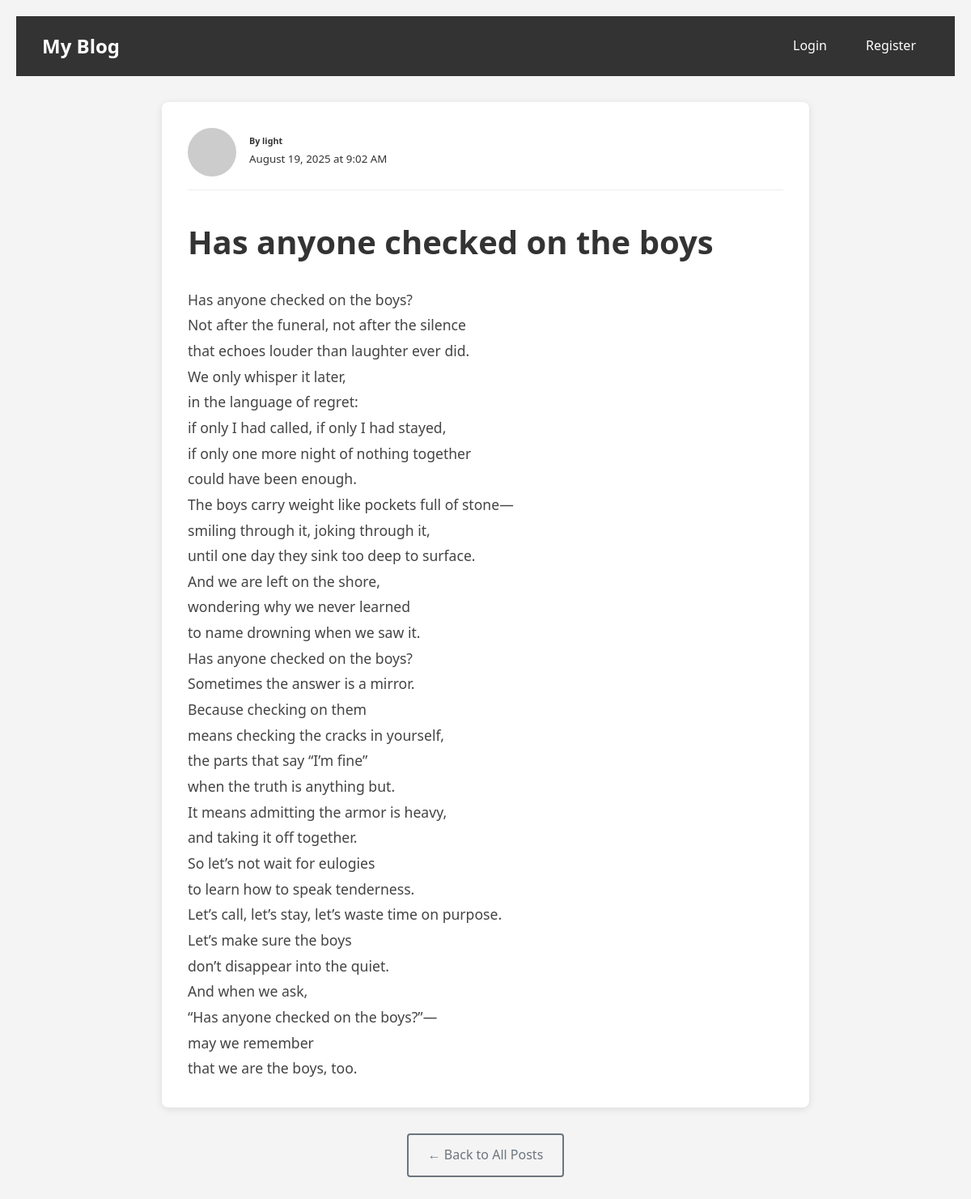
The app's page /post/2/ with its own data.
### blog/models.py (models this page shows, shortened)
class Post(models.Model):
    title = models.CharField(max_length=200)
    content = models.TextField()
    published_date = models.DateTimeField(auto_now_add=True)
    updated_at = models.DateTimeField(auto_now=True)
    author = models.ForeignKey(User, on_delete=models.CASCADE)

### blog/views.py (the view)
# urls.py: path('post/<int:pk>/', PostDetailView.as_view(), name='post-detail'),
class PostDetailView(DetailView):
    model = Post
    template_name = 'blog/post_detail.html'

### blog/templates/blog/post_detail.html (shortened to what this page needs)
{% extends 'blog/base.html' %}
{% block content %}
<div class="post-detail">
    <article class="post-full">
        <div class="post-header">
            <div class="post-meta-full">
                <img class="post-author-img-large" src="https://via.placeholder.com/60" alt="Author">
                <div class="post-info-full">
                    <h6>By {{ object.author.username }}</h6>
                    <small class="text-muted">{{ object.published_date|date:"F d, Y \a\t g:i A" }}</small>
                </div>
            </div>
        </div>
        <div class="post-content-full">
            <h1>{{ object.title }}</h1>
            <div class="post-text">
                {{ object.content|linebreaks }}
            </div>
        </div>
    </article>
    <div class="post-navigation">
        <a href="{% url 'blog-home' %}" class="btn btn-outline-secondary">← Back to All Posts</a>
    </div>
</div>
{% endblock content %}

### blog/templates/blog/base.html (shortened to what this page needs)
<!DOCTYPE html>
<html lang="en">
<head>
    {% load static %}
    <link rel="stylesheet" type="text/css" href="{% static 'blog/css/style.css' %}">
</head>
<body>
    <nav class="navbar">
    <div class="nav-brand">
        <a href="{% url 'blog-home' %}">My Blog</a>
    </div>
    <div class="nav-links">
        {% if user.is_authenticated %}
            <span>Hello, {{ user.username }}!</span>
            <a href="{% url 'post-create' %}">New Post</a>
            <a href="{% url 'profile' %}">Profile</a>
            <form method="post" action="{% url 'logout' %}" style="display: inline;">
                {% csrf_token %}
                <button type="submit" class="logout-btn">Logout</button>
            </form>
        {% else %}
            <a href="{% url 'login' %}">Login</a>
            <a href="{% url 'register' %}">Register</a>
        {% endif %}
    </div>
</nav>
    <main class="main-content">
        {% block content %}
        {% endblock content %}
    </main>
</body>
</html>

### blog/static/blog/css/style.css (style rules this page uses)
body { font-family: Arial, sans-serif; margin: 0; padding: 20px; }
* { margin: 0; padding: 0; box-sizing: border-box; }
body { font-family: 'Segoe UI', Tahoma, Geneva, Verdana, sans-serif; line-height: 1.6; color: #333; background-color: #f4f4f4; }
.navbar { background-color: #333; color: white; padding: 1rem 2rem; display: flex; justify-content: space-between; align-items: center; }
.nav-brand a { color: white; text-decoration: none; font-size: 1.5rem; font-weight: bold; }
.nav-links { display: flex; gap: 1rem; align-items: center; }
.nav-links a { color: white; text-decoration: none; padding: 0.5rem 1rem; border-radius: 4px; transition: background-color 0.3s; }
.main-content { max-width: 1200px; margin: 2rem auto; padding: 0 2rem; }
.btn { display: inline-block; padding: 0.75rem 1.5rem; font-size: 1rem; text-decoration: none; border: none; border-radius: 4px; cursor: pointer; transition: background-color 0.3s; text-align: center; }
.post-detail { max-width: 800px; margin: 0 auto; }
.post-full { background: white; padding: 2rem; border-radius: 8px; box-shadow: 0 2px 10px rgba(0,0,0,0.1); margin-bottom: 2rem; }
.post-header { display: flex; justify-content: space-between; align-items: center; margin-bottom: 2rem; padding-bottom: 1rem; border-bottom: 1px solid #eee; }
.post-meta-full { display: flex; align-items: center; }
.post-author-img-large { width: 60px; height: 60px; border-radius: 50%; margin-right: 1rem; }
.post-info-full h6 { margin: 0; color: #333; }
.post-content-full h1 { color: #333; margin-bottom: 1.5rem; font-size: 2.5rem; }
.post-text { font-size: 1.1rem; line-height: 1.8; color: #444; }
.post-navigation { text-align: center; }
.btn-outline-secondary { background-color: transparent; color: #6c757d; border: 2px solid #6c757d; }

### records on screen
Post: author.username "light", published_date "August 19, 2025 at 9:02 AM", title "Has anyone checked on the boys", content "Has anyone checked on the boys? Not after the funeral, not after the silence that echoes louder than laughter ever did. We only whisper it later, in the language of regret: if only I had called, if only I had stayed, if only one more night of nothing together could have been enough. The boys carry weight like pockets full of stone— smiling through it, joking through it, until one day they sink too deep to surface. And we are left on the shore, wondering why we never learned to name drowning when we saw it. Has anyone checked on the boys? Sometimes the answer is a mirror. Because checking on them means checking the cracks in yourself, the parts that say “I’m fine” when the truth is anything…"
